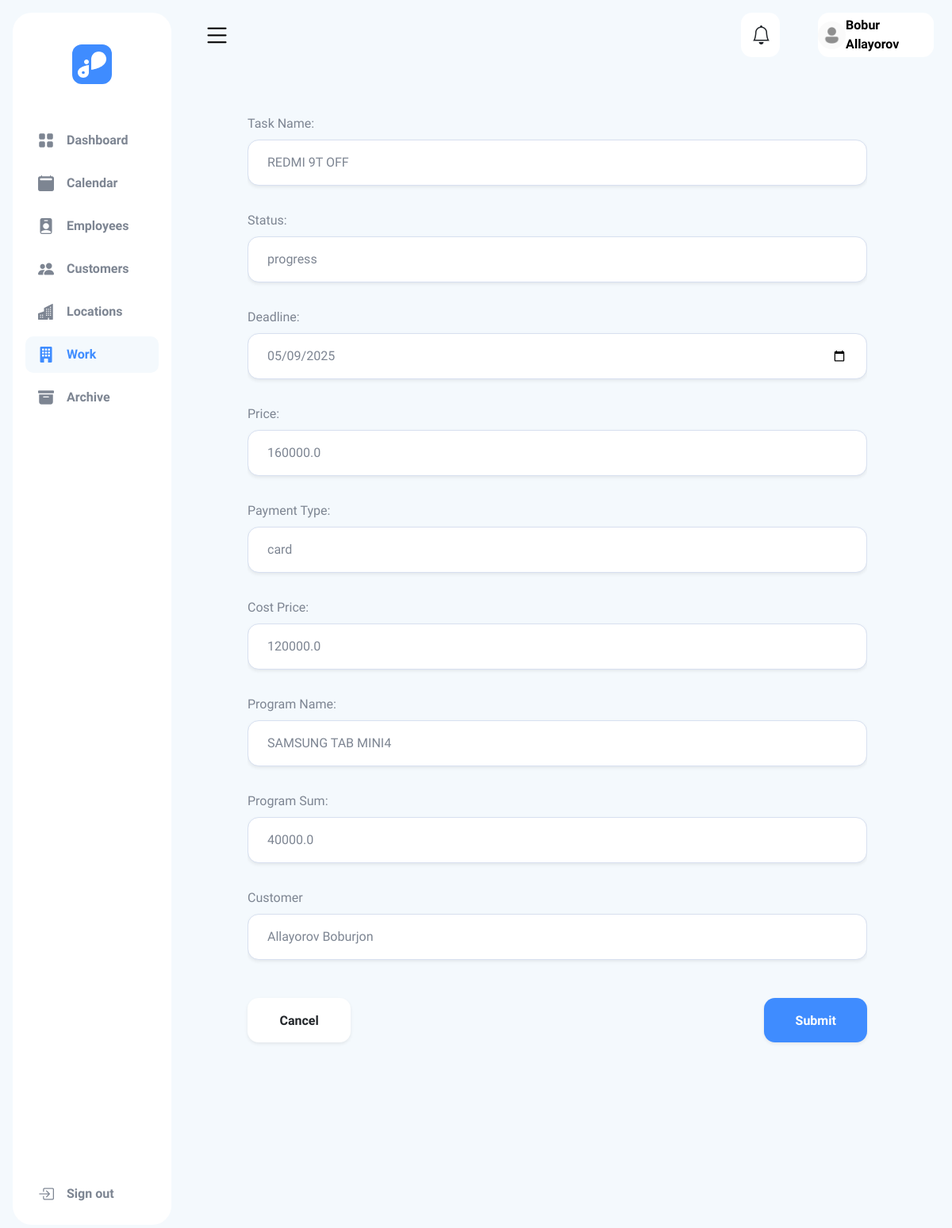
Page /iservice/task_detail/4/ (signed in) on the committed database.
### user/models.py (models this page shows, shortened)
class User(AbstractBaseUser, PermissionsMixin):
    class Role(models.TextChoices):
        DIRECTOR = 'director', 'Director'
        EMPLOYEE = 'employee', 'Employee'
    email = models.EmailField(unique=True)
    full_name = models.CharField(max_length=255, verbose_name=_('toliq_ism'),
                                 help_text=_("Iltimos to'liq isimni yozing."),
                                 validators=[validate_f_name], blank=True, default='')
    p_number = models.CharField(max_length=13,
                                validators=[PhoneValidator()],
                                verbose_name=_('telefon_raqam'),
                                help_text=_('Iltimos, raqamni to\'g\'ri kiriting. Masalan: +998123456789'),
                                error_messages={'invalid': _('Iltimos, to‘g‘ri telefon raqamini kiriting!')},
                                blank=True, default='')
    birthdate = models.DateField(blank=True, null=True, verbose_name=_('birthdate'),)
    position = models.CharField(max_length=255, verbose_name=_('ish joyi'),
                                 help_text=_("Iltimos ish joyini kiriting."), blank=True, default='')
    role = models.CharField(
        max_length=20,
        choices=Role.choices,
        default=Role.EMPLOYEE
    )
    location = models.ForeignKey(
        Location,
        on_delete=models.SET_NULL,
        null=True,
        blank=True,
        verbose_name=_("location"),
        related_name="users"
    )
    is_active = models.BooleanField(default=True)
    is_superuser = models.BooleanField(default=False)
    is_staff = models.BooleanField(default=False)
    date_joined = models.DateTimeField(default=timezone.now)
    last_login = models.DateTimeField(blank=True, null=True)
    objects = CustomUserManager()
    USERNAME_FIELD = 'email'
    EMAIL_FIELD = 'email'
    REQUIRED_FIELDS = []  # Email and password are prompted by default
    class Meta:
        verbose_name = 'User'
        verbose_name_plural = 'Users'

### iservice/models.py (models this page shows, shortened)
class Task(models.Model):
    class Status(models.TextChoices):
        ToDo = 'To Do', 'todo'
        Progress = 'In Progress', 'progress'
        Review = 'In Review', 'review'
        Done = 'Done', 'done'
    class Payment_type(models.TextChoices):
        Cash = 'Cash', 'cash'
        Card = 'Card', 'card'
        Process = 'Process', 'process'
    task_title = models.CharField(max_length=200, verbose_name=_('task title'), )
    role = models.CharField(
        max_length=20,
        choices=Status.choices,
        default=Status.ToDo
    )
    deadline = models.DateField(verbose_name=_('deadline'))
    price = models.DecimalField(max_digits=12, decimal_places=1, verbose_name=_('price'), validators=[validate_cost])
    payment_t = models.CharField(
        max_length=20,
        choices=Payment_type.choices,
        default=Payment_type.Process
    )
    cost = models.DecimalField(max_digits=12, decimal_places=1, verbose_name=_('cost'), default=0, validators=[validate_cost], null=True, blank=True)
    program = models.CharField(max_length=200, verbose_name=_('program'), default=".", null=True, blank=True)
    program_sum = models.DecimalField(max_digits=12, decimal_places=1, verbose_name=_('program_summ'), default=0, validators=[validate_cost], null=True, blank=True)
    user = models.ForeignKey(settings.AUTH_USER_MODEL, on_delete=models.CASCADE, verbose_name=_('user'), default=1)
    customer = models.ForeignKey(Customer, on_delete=models.CASCADE, verbose_name=_('customer'), )
    location = models.ForeignKey('Location', on_delete=models.SET_NULL, null=True, blank=True,
                                 verbose_name=_('joylashuv'))
    created_at = models.DateField(auto_now_add=True, verbose_name=_("yaratilgan vaqti"))
    updated_at = models.DateField(auto_now=True, verbose_name=_("o'zgartirilgan vaqti"))
    class Meta:
        verbose_name = "Vazifa"
        verbose_name_plural = "Vazifalar"

### iservice/views.py (the view)
# urls.py: path('task_detail/<int:id>/', views.tasks_detail_view, name='task_detail'),
@login_required(login_url="login")
def tasks_detail_view(request, id):
    task_d = Task.objects.get(id=id)
    if request.method == "POST":
        form = TasksForm(request.POST, instance=task_d)
        if form.is_valid():
            task = form.save(commit=False)
            task.user = request.user
            task.deadline = task_d.deadline
            task.save()
            return redirect('tasks')
    else:
        form = TasksForm(instance=task_d, user=request.user)
    return render(request, 'task_detail.html', {'form': form, "request": request,})

### iservice/context_processors.py (called while the page is built)
def notifications_processor(request):
    if request.user.is_authenticated:
        today = timezone.now().date()
        end_date = today + timedelta(days=5)
        notifications = Task.objects.filter(
            user=request.user,
            deadline__range=[today, end_date]
        ).exclude(role='Done')
        return {'notifications': notifications}
    return {}

### iservice/models.py (called while the page is built)
    def __str__(self):
        return self.full_name

### templates/task_detail.html (shortened to what this page needs)
{% extends 'layouts/base.html' %}
{% load static %}
{% load crispy_forms_filters %}
{% block content %}
    <section id="emp" class="pt-5" style="height: 100%;">
        <div class="container px-5">
            <form method="POST" class="px-5">
                <div class="modal-body px-0" style="overflow-y: auto; max-height: 70vh;">
                    <div class="emp_inp_d pt-2 pb-4">
                        <p class="font_f_n color_g mb-2 fw-medium">Task Name:</p>
                        <div class="">
                            {{ form.task_title }}
                        </div>
                    </div>
                    <div class="emp_inp_d pt-2 pb-4">
                        <p class="font_f_n color_g mb-2 fw-medium">Status:</p>
                        <div class="">
                            {{ form.role }}
                        </div>
                    </div>
                    <div class="emp_inp_d pt-2 pb-4">
                        <p class="font_f_n color_g mb-2 fw-medium">Deadline:</p>
                        <div class="">
                            {{ form.deadline }}
                        </div>
                    </div>
                    <div class="emp_inp_d pt-2 pb-4">
                        <p class="font_f_n color_g mb-2 fw-medium">Price:</p>
                        <div class="">
                            {{ form.price }}
                        </div>
                    </div>
                    <div class="emp_inp_d pt-2 pb-4">
                        <p class="font_f_n color_g mb-2 fw-medium">Payment Type:</p>
                        <div class="">
                            {{ form.payment_t }}
                        </div>
                    </div>
                    <div class="emp_inp_d pt-2 pb-4">
                        <p class="font_f_n color_g mb-2 fw-medium">Cost Price:</p>
                        <div class="">
                            {{ form.cost }}
                        </div>
                    </div>
                    <div class="emp_inp_d pt-2 pb-4">
                        <p class="font_f_n color_g mb-2 fw-medium">Program Name:</p>
                        <div class="">
                            {{ form.program }}
                        </div>
                    </div>
                    <div class="emp_inp_d pt-2 pb-4">
                        <p class="font_f_n color_g mb-2 fw-medium">Program Sum:</p>
                        <div class="">
                            {{ form.program_sum }}
                        </div>
                    </div>
                    <div class="emp_inp_d pt-2 pb-4">
                        <p class="font_f_n color_g mb-2 fw-medium">Customer</p>
                        <div class="">
                            {{ form.customer }}
                        </div>
                    </div>
                </div>
                <div class="pb-4 pt-4 px-0 border-0 d-flex justify-content-between align-items-center">
                    {% if request.GET %}
                        <a href="{% url 'tasks' %}?{{ request.GET.urlencode }}"
                           class="btn col-lg-2 col-2 px-0 bg-white py-3 shadow-sm bg-body-tertiary font_f_n fs-6 fw-bold hover_block"
                           style="border-radius: 14px; height: 56px; text-decoration: none;">
                            Cancel
                        </a>
                    {% else %}
                        <a href="{% url 'tasks' %}"
                           class="btn col-lg-2 col-2 px-0 bg-white py-3 shadow-sm bg-body-tertiary font_f_n fs-6 fw-bold hover_block"
                           style="border-radius: 14px; height: 56px; text-decoration: none;">
                            Cancel
                        </a>
                    {% endif %}
                    <button type="submit"
                            class="btn b_color_b text-white col-lg-2 col-2 py-3 shadow-sm bg-body-tertiary font_f_n fs-6 fw-bold hover_block_b"
                            style="border-radius: 14px; height: 56px; text-decoration: none;">
                        Submit
                    </button>
                </div>
            </form>
        </div>
    </section>
{% endblock content %}

### templates/layouts/navbar.html (shortened to what this page needs)
{% load static %}
<div class="sidebarl_b d-flex flex-column flex-shrink-0 p-3 bg-light"
     style="height: 96vh;background-color: #ffffff !important;border-radius: 24px;">
    <a href="{% url 'dashboard' %}"
       class="d-flex justify-content-center align-items-center pt-4 link-dark text-decoration-none">
        <img src="{% static '/main/img/Company-logo-b.svg' %}" alt="">
    </a>
    <ul class="nav nav-pills flex-column mb-auto pt-5">
        <li class="nav-item">
            {% url 'dashboard' as dashboard %}
            <a href="{{ dashboard }}" class="nav-link color_g font_f_n mb-2 fs-6 fw-medium
                d-flex align-items-center"
               aria-current="page">
                <i class="bi bi-grid-fill fs-5"></i>
                <span>Dashboard</span>
            </a>
        </li>
        <li>
            {% url 'calendar' as calendar %}
            <a href="{{ calendar }}" class="nav-link color_g font_f_n mb-2 fs-6 fw-medium
                d-flex align-items-center">
                <i class="bi bi-calendar2-fill fs-5"></i>
                <span>Calendar</span>
            </a>
        </li>
        {% if request.user.role == 'director' %}
            <li>
                {% url 'employees' as employees %}
                <a href="{{ employees }}" class="nav-link color_g font_f_n mb-2 fs-6 fw-medium
                d-flex align-items-center">
                    <i class="bi bi-person-badge-fill fs-5"></i>
                    <span>Employees</span>
                </a>
            </li>
        {% endif %}
        <li>
            {% url 'customers' as customers %}
            <a href="{{ customers }}" class="nav-link color_g font_f_n mb-2 fs-6 fw-medium
                d-flex align-items-center">
                <i class="bi bi-people-fill fs-5"></i>
                <span>Customers</span>
            </a>
        </li>
        {% if request.user.role == 'director' %}
            <li>
                {% url 'locations' as locations %}
                <a href="{{ locations }}" class="nav-link color_g font_f_n mb-2 fs-6 fw-medium
                d-flex align-items-center">
                    <i class="bi bi-buildings-fill fs-5"></i>
                    <span>Locations</span>
                </a>
            </li>
        {% endif %}
        <li>
            {% url 'tasks' as tasks %}
            <a href="{{ tasks }}" class="nav-link color_g font_f_n mb-2 fs-6 fw-medium
                {% if request.path == tasks or '/task_detail/' in request.path %}
                    active_
                {% endif %}
                d-flex align-items-center">
                <i class="bi bi-building-fill fs-5"></i>
                <span>Work</span>
            </a>
        </li>
        <li>
            {% url 'tasks_archive' as tasks_archive %}
            <a href="{{ tasks_archive }}" class="nav-link color_g font_f_n mb-2 fs-6 fw-medium
                d-flex align-items-center">
                <i class="bi bi-archive-fill fs-5"></i>
                <span>Archive</span>
            </a>
        </li>
    </ul>
    <ul class="nav nav-pills flex-column">
        <li>
            <a href="{% url 'logout' %}" class="nav-link color_g font_f_n fs-6 fw-medium d-flex align-items-center">
                <i class="bi bi-box-arrow-in-right fs-5"></i>
                <span>Sign out</span>
            </a>
        </li>
    </ul>
</div>
<div class="col-10 navbar_b">
    <div class="col-12 row row ps-4 m-0 justify-content-between align-items-center">
        <div class="col-4 px-0 i-search d-flex align-items-center">
            <ul class="d-flex justify-content-between align-items-center mb-0 ps-1">
                <li style="list-style: none;">
                    <button class="navbar-toggler border-0" id="sidebarToggle" type="menu" data-bs-toggle="offcanvas"
                            data-bs-target="#offcanvasNavbar" aria-controls="offcanvasNavbar">
                        <a class="heanav border-bottom-0" id="menu" aria-current="page" href="#"><i class="bi bi-list"
                                                                                                    style="font-size: 35px; font-weight: 400;color:black;"></i></a>
                    </button>
                </li>
            </ul>
        </div>
        <div class="col-4 d-flex justify-content-end align-items-center">
            <div class="col-2 px-0 me-5">
                <div class="dropdown">
                    <a class="btn bg-white py-3 d-flex justify-content-evenly align-items-center position-relative hover_block"
                       href="#"
                       role="button" id="dropdownMenuLink" data-bs-toggle="dropdown" aria-expanded="false"
                       style="border-radius: 14px; height: 56px;">
                        <i class="bi bi-bell fs-4 text-black"></i>
                    </a>
                </div>
            </div>
            <a class="col-lg-6 col-2 px-0 bg-white py-3 font_f_n fs-6 fw-bold d-flex justify-content-evenly align-items-center hover_block"
               href="#" style="border-radius: 14px; height: 56px; text-decoration: none; color: black;">
                <img src="{% static '/main/img/profile_image.png' %}" alt="" class=""
                     style="height: 35px; border-radius: 30px">
                {{ request.user.full_name }}
            </a>
        </div>
    </div>

### assets/main/css/main.css (style rules this page uses)
.b_color_b { background-color: #3F8CFF !important; }
.color_g { color: #7D8592 !important; }
.font_f_n { font-family: "Nunito Sans", sans-serif; }
body { min-height: 100vh; min-height: -webkit-fill-available; }
html { height: -webkit-fill-available; }
.bi { vertical-align: -.125em; pointer-events: none; fill: currentColor; }
.sidebar_l > div > ul > li > a { font-weight: 600 !important; }
.sidebar_l > div > ul > li > a.active_ { background-color: #f4f9fd; color: #3F8CFF !important; border-radius: 10px; }
.sidebarl_b { width: 200px; transition: all 0.5s ease; overflow: hidden; }
.sidebarl_b .nav-link i { font-size: 20px; }
.sidebarl_b .nav-link { justify-content: flex-start; }
.sidebarl_b .nav-link i { padding-right: 1rem; }
.navbar_b { transition: all 0.5s ease; }

### rows in the picture
User: user.full_name "Bobur Allayorov"
Task: task_title "REDMI 9T OFF", role "progress", deadline "05/09/2025", price "160000.0", payment_t "card", cost "120000.0", program "SAMSUNG TAB MINI4", program_sum "40000.0", customer "Allayorov Boburjon"
